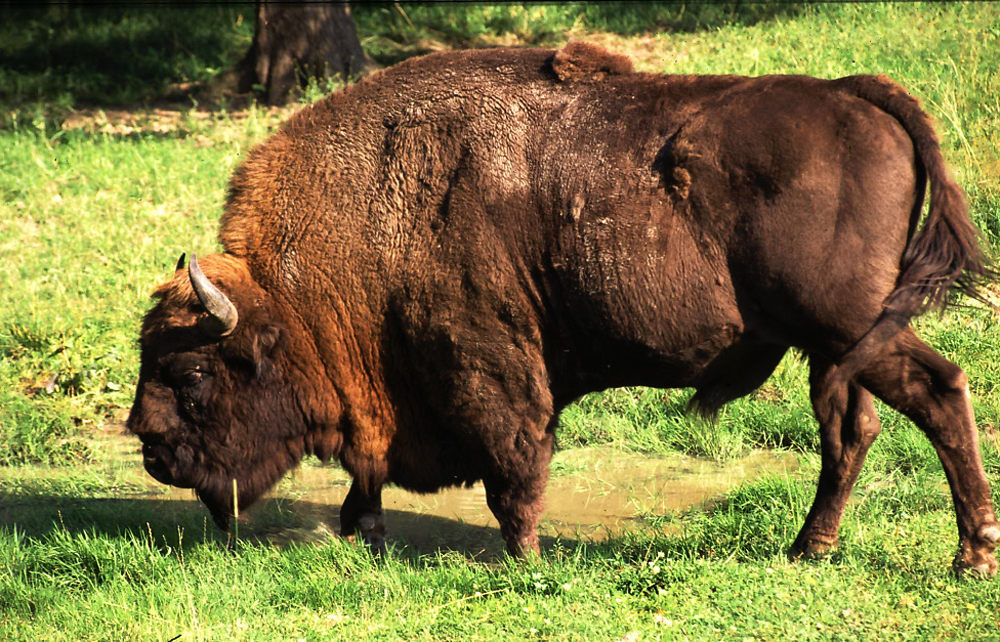
%> input picture Lab03/zubr.jpg, 1000 x 642 px
$ octave lab3_1.m   (GNU Octave 9; MATLAB toolbox functions it lacks are replaced by stand-ins)
%> lines starting %> are read from the running program, lines starting %| are printed output that depends on the picture
clear;clc;

im = rgb2gray(double(imread('zubr.jpg'))/255);
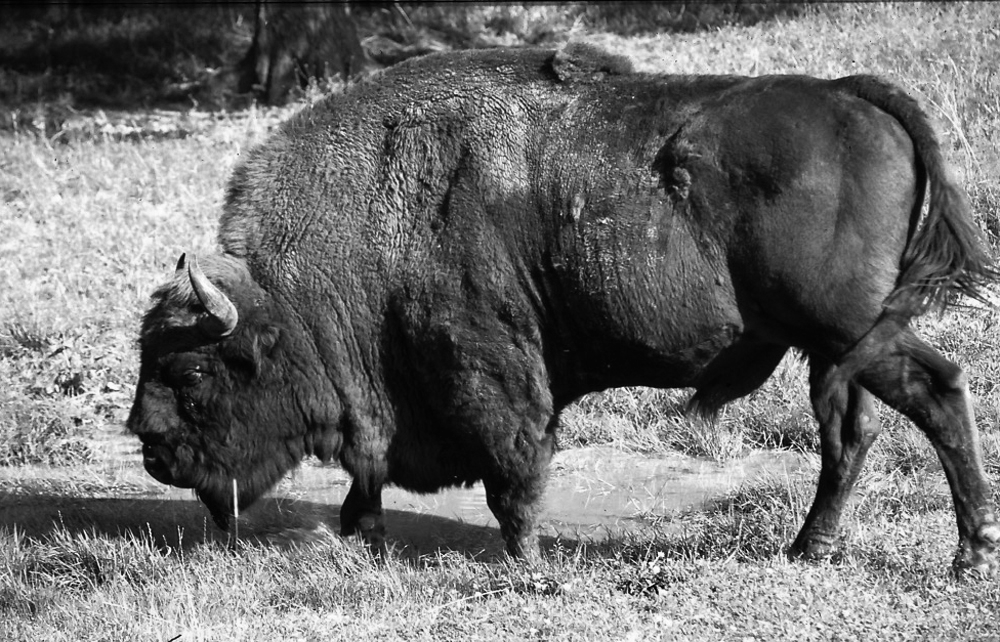
%> im: size 642x1000 double; min 0, max 1, mean 0.438

k = 5;
f = ones(k) / k ^ 2;

fim = imfilter(im, f);
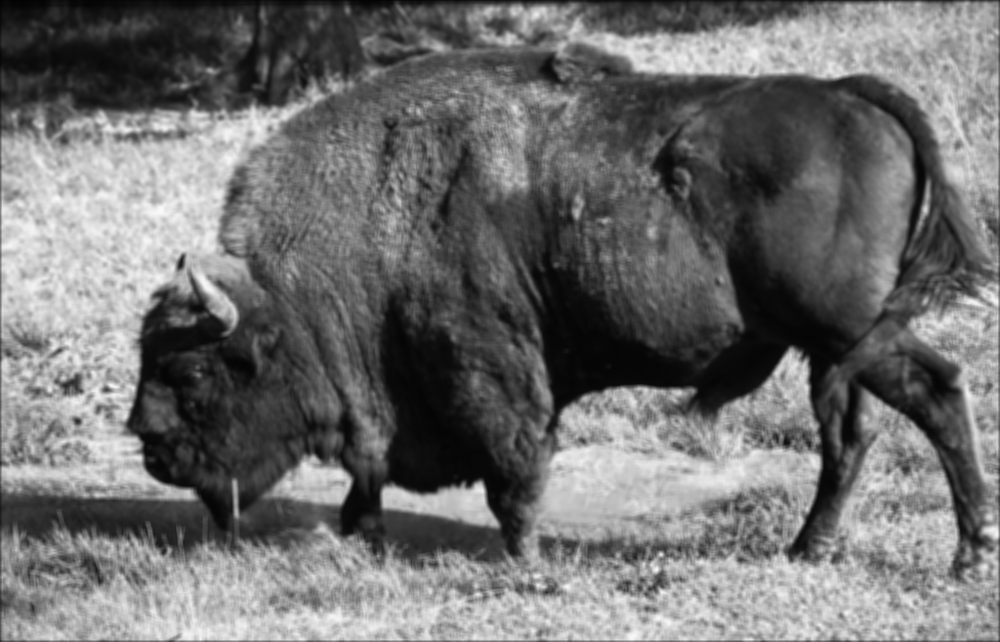
%> fim: size 642x1000 double; min 0.0103, max 0.982, mean 0.437

imshow(im);
figure;
imshow(fim);

% average blur
% filtr dolnoprzepustowy - wagi dodatnie
